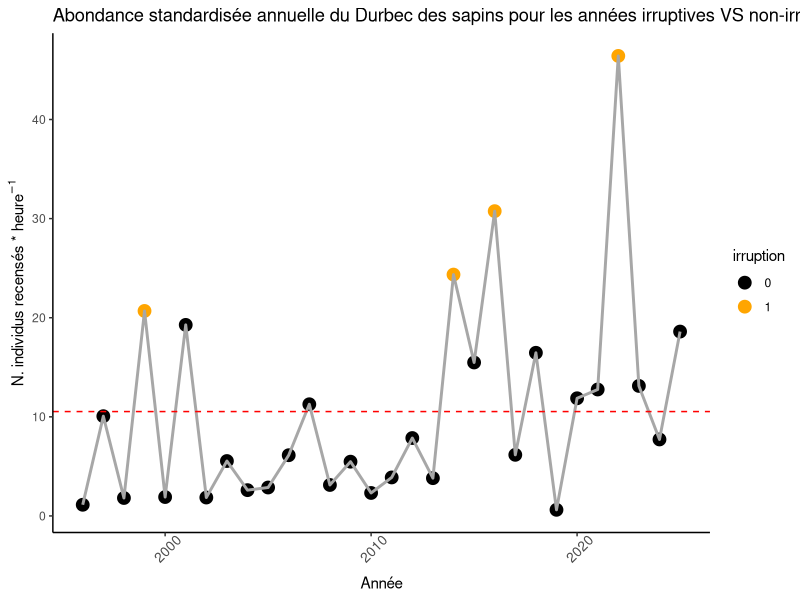
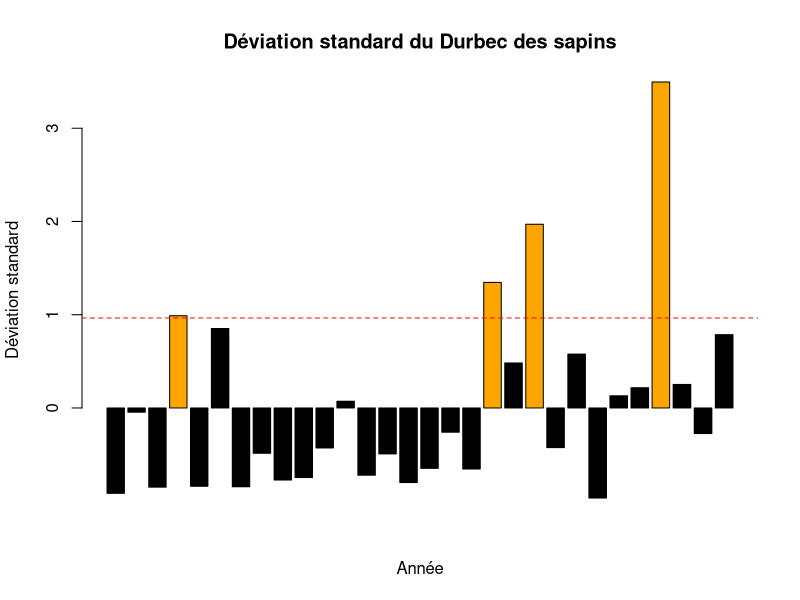
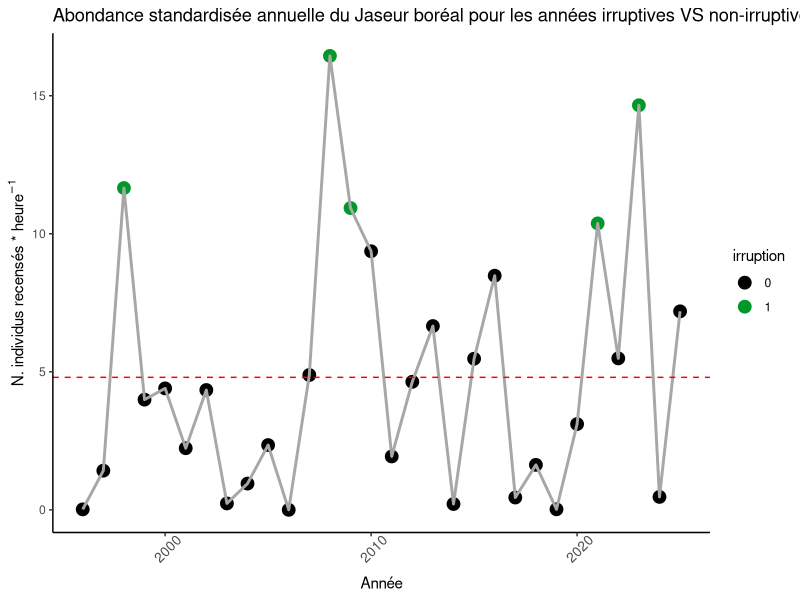
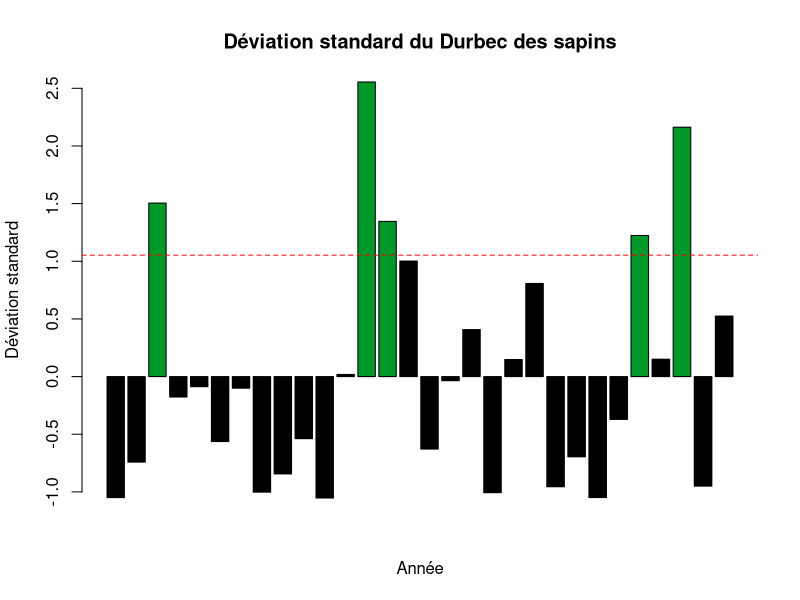
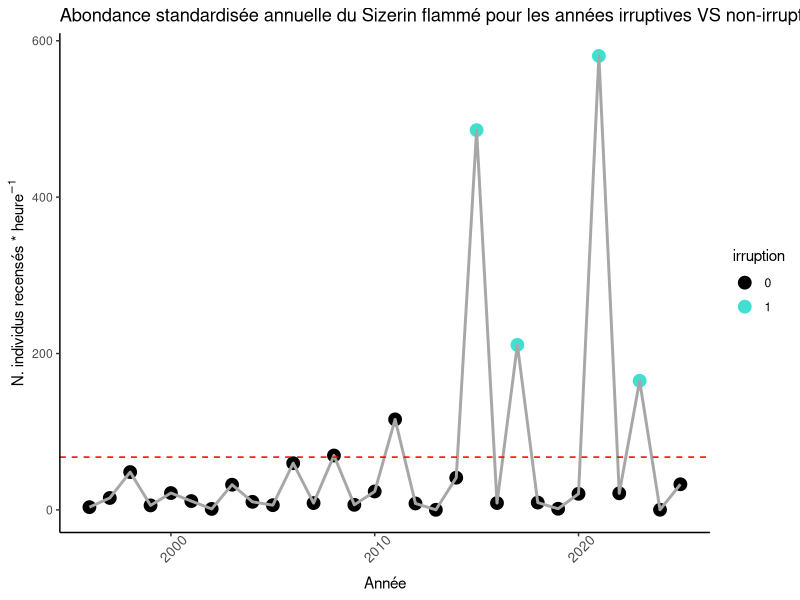
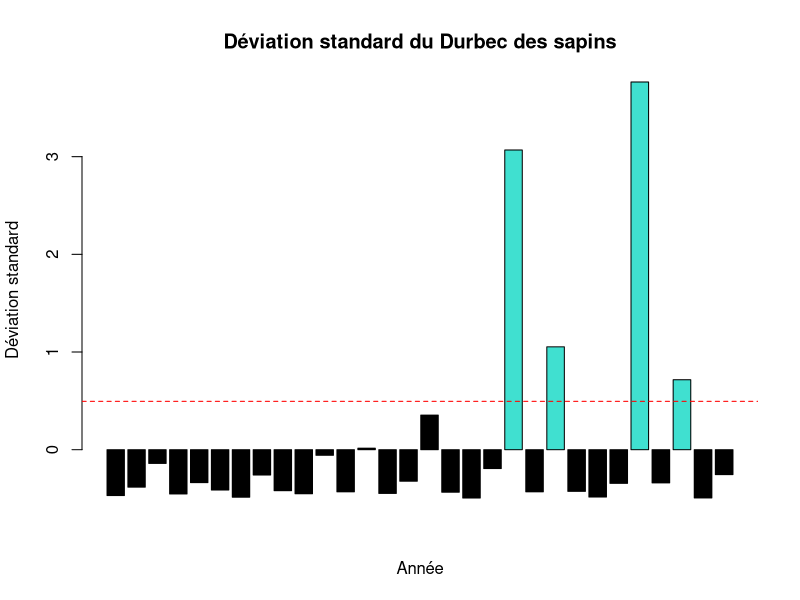
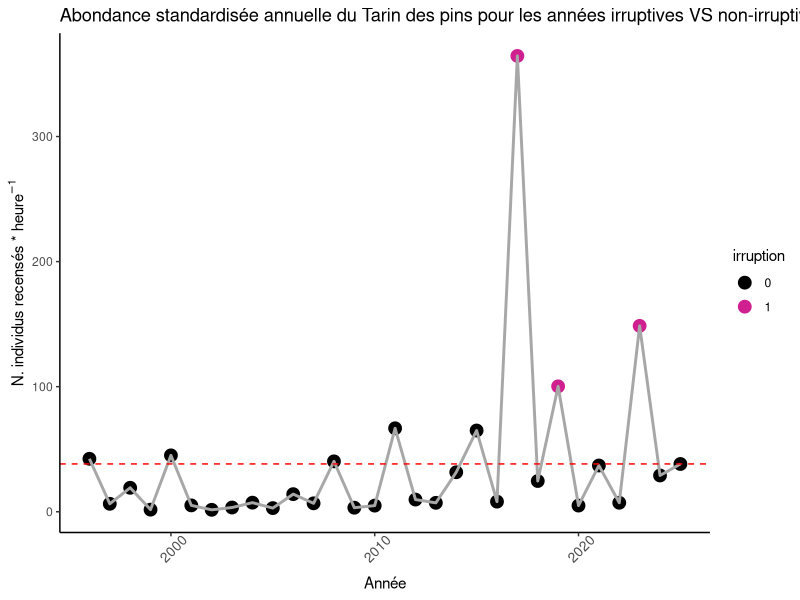
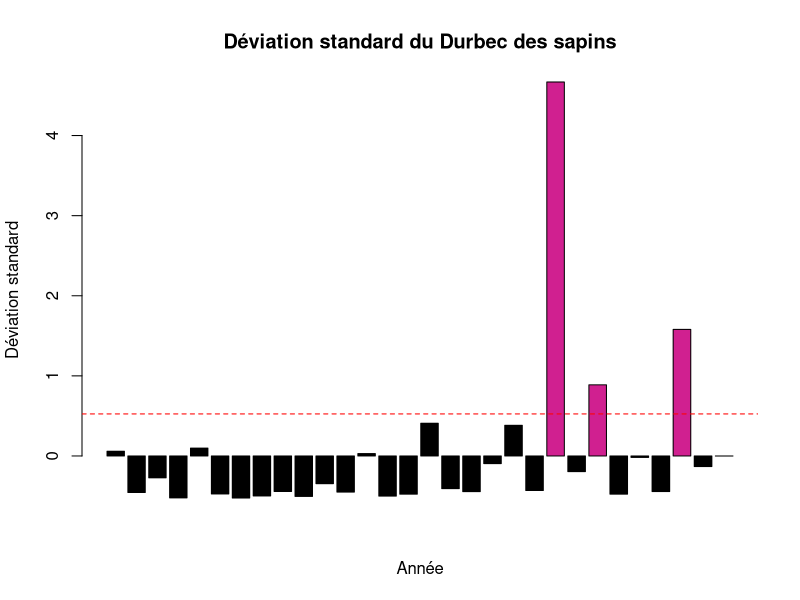

Recreate these plots in R, in order.
# Chargements des bibliothèques -------------------------------------------

library(readxl)
library(ggplot2)


# Chargement des répertoires de travail -----------------------------------

setwd("C:/Users/alexe/Fringilids/Data") # Alex



# Chargement données ------------------------------------------------------

DUSA <- read.csv("DUSA.csv", header = TRUE)
JABO <- read.csv("JABO.csv", header = TRUE)
SIFL <- read.csv("SIFL.csv", header = TRUE)
TAPI <- read.csv("TAPI.csv", header = TRUE)

# Filtrer tout avant 2007

# DUSA <- DUSA[DUSA$Annee >= "2007",]
# JABO <- JABO[JABO$Annee >= "2007",]
# SIFL <- SIFL[SIFL$Annee >= "2007",]
# TAPI <- TAPI[TAPI$Annee >= "2007",]

DUSA$irruption <- as.factor(DUSA$irruption)
JABO$irruption <- as.factor(JABO$irruption)
SIFL$irruption <- as.factor(SIFL$irruption)
TAPI$irruption <- as.factor(TAPI$irruption)


# Calcul des irruptions ---------------------------------------------------

# Article de Widck et al. (2023)

# We defined irruption years using the standardized deviate (Di,j) method, following LaMontagne and Boutin (2009). Standardized deviates were defined by

# Ni,j,t is the mean count of species i in cell j in year t, 
# Pi,j,t is the value predicted by the long-term trend in bird count for species i in cell j in year t, and 
# σi,j is the standard deviation for all detrended years for species i in cell j. The numerator in this expression detrends the time series and the denominator scales to unit standard deviation. Following LaMontagne and Boutin (2009), years with positive standardized deviates greater than the absolute value of the minimum deviate were considered anomalously high and indicative of irruption years.

# N: c'est la moyenne pour une année
# P: c'est la valeur prédite à long terme d'une espèce à une année précise. Notre valeur prédite correspond au valeur prédite du modèle linéaire
# Sigma: c'est l'ecart-type du numérateur

# On prend la valeur la plus petite de D (exemple -2.1) en valeur absolue comme seuil (2.1). Si D d'une année dépasse ce seuil (ex: D = 3.4 en 2016), alors 2016 est une année irruptive. 


##### DUSA

# Extraction param. équation

DUSA_Ni <- DUSA$abond_std
DUSA_P <- mean(DUSA$abond_std)

DUSA_Nipi <- DUSA_Ni - DUSA_P # Numérateur

DUSA_sigma <- sd(DUSA_Nipi) # Sigma

DUSA_Di <- DUSA_Nipi/DUSA_sigma # Standard deviate

DUSA_seuil <- abs(min(DUSA_Di)) # Seuil fixé pour irruption

DUSA_irr <- DUSA_Di > DUSA_seuil # Vecteur logique TRUE or FALSE pour irruption

# Save object to load in data_clean.R
# save(DUSA_irr, file = "DUSA_irr.R")

# Représentation graphique

DUSA_plot <- ggplot(DUSA, aes(x = Annee, y = abond_std, color = irruption))+
  scale_color_manual(values = c( "1" = "orange", "0" = "black"))+
  geom_point(size = 4)+
  geom_path(linewidth = 1, col = "#a7a7a7")+
  labs(title = "Abondance standardisée annuelle du Durbec des sapins pour les années irruptives VS non-irruptives",
       x = "Année",
       y = expression("N. individus recensés *" ~ heure^{-1}))+
  geom_hline(yintercept = mean(DUSA$abond_std), col = "red", lty = 2)+
  theme_classic()+
  theme(axis.text.x = element_text(size = 10, angle = 45, vjust = 0.8))
DUSA_plot


# DEVIATE BARPLOTS

range(DUSA_Di)

cols <- c("black", "orange")
DUSA_col <- ifelse(DUSA_Di > 0.965, cols[2],
                                    cols[1])

DUSA_Diplot <- barplot(DUSA_Di, DUSA$Annee,
                       xlab = "Année",
                       ylab = "Déviation standard",
                       col = DUSA_col,
                       main = "Déviation standard du Durbec des sapins")
abline(h = 0.965, col = "red", lty = 2)



##### JABO

JABO_Ni <- JABO$abond_std
JABO_P <- mean(JABO$abond_std)

JABO_Nipi <- JABO_Ni - JABO_P # Numérateur

JABO_sigma <- sd(JABO_Nipi) # Sigma

JABO_Di <- JABO_Nipi/JABO_sigma # Standard deviate

JABO_seuil <- abs(min(JABO_Di)) # Seuil fixé pour irruption

JABO_irr <- JABO_Di > JABO_seuil # Vecteur logique TRUE or FALSE pour irruption

# Save object to load in data_clean.R
# save(JABO_irr, file = "JABO_irr.R")

# Représentation graphique

JABO_plot <- ggplot(JABO, aes(x = Annee, y = abond_std, color = irruption))+
  scale_color_manual(values = c("1" = "#009929", "0" = "black"))+
  geom_point(size = 4)+
  geom_path(linewidth = 1, col = "#a7a7a7")+
  labs(title = "Abondance standardisée annuelle du Jaseur boréal pour les années irruptives VS non-irruptives",
       x = "Année",
       y = expression("N. individus recensés *" ~ heure^{-1}))+
  geom_hline(yintercept = mean(JABO$abond_std), col = "red", lty = 2)+
  theme_classic()+
  theme(axis.text.x = element_text(size = 10, angle = 45, vjust = 0.8))
JABO_plot


# DEVIATE BARPLOTS

range(JABO_Di)

cols <- c("black", "#009929")
JABO_col <- ifelse(JABO_Di > 1.053, cols[2],
                   cols[1])

JABO_Diplot <- barplot(JABO_Di, JABO$Annee,
                       xlab = "Année",
                       ylab = "Déviation standard",
                       col = JABO_col,
                       main = "Déviation standard du Durbec des sapins")
abline(h = 1.053, col = "red", lty = 2)


##### SIFL

SIFL_Ni <- SIFL$abond_std
SIFL_P <- mean(SIFL$abond_std)

SIFL_Nipi <- SIFL_Ni - SIFL_P # Numérateur

SIFL_sigma <- sd(SIFL_Nipi) # Sigma

SIFL_Di <- SIFL_Nipi/SIFL_sigma # Standard deviate

SIFL_seuil <- abs(min(SIFL_Di)) # Seuil fixé pour irruption

SIFL_irr <- SIFL_Di > SIFL_seuil # Vecteur logique TRUE or FALSE pour irruption

# Save object to load in data_clean.R
# save(SIFL_irr, file = "SIFL_irr.R")

# Représentation graphique

SIFL_plot <- ggplot(SIFL, aes(x = Annee, y = abond_std, color = irruption))+
  scale_color_manual(values = c("1" = "turquoise", "0" = "black"))+
  geom_point(size = 4)+
  geom_path(linewidth = 1, col = "#a7a7a7")+
  labs(title = "Abondance standardisée annuelle du Sizerin flammé pour les années irruptives VS non-irruptives",
       x = "Année",
       y = expression("N. individus recensés *" ~ heure^{-1}))+
  geom_hline(yintercept = mean(SIFL$abond_std), col = "red", lty = 2)+
  theme_classic()+
  theme(axis.text.x = element_text(size = 10, angle = 45, vjust = 0.8))
SIFL_plot

# DEVIATE BARPLOT

range(SIFL_Di)

cols <- c("black", "turquoise")
SIFL_col <- ifelse(SIFL_Di > 0.495, cols[2],
                   cols[1])

SIFL_Diplot <- barplot(SIFL_Di, SIFL$Annee,
                       xlab = "Année",
                       ylab = "Déviation standard",
                       col = SIFL_col,
                       main = "Déviation standard du Durbec des sapins")
abline(h = 0.495, col = "red", lty = 2)


##### TAPI

TAPI_Ni <- TAPI$abond_std
TAPI_P <- mean(TAPI$abond_std)

TAPI_Nipi <- TAPI_Ni - TAPI_P # Numérateur

TAPI_sigma <- sd(TAPI_Nipi) # Sigma

TAPI_Di <- TAPI_Nipi/TAPI_sigma # Standard deviate

TAPI_seuil <- abs(min(TAPI_Di)) # Seuil fixé pour irruption

TAPI_irr <- TAPI_Di > TAPI_seuil # Vecteur logique TRUE or FALSE pour irruption

# Save object to load in data_clean.R
# save(TAPI_irr, file = "TAPI_irr.R")

# Représentation graphique

TAPI_plot <- ggplot(TAPI, aes(x = Annee, y = abond_std, color = irruption))+
  scale_color_manual(values = c("1" = "violetred", "0" = "black"))+
  geom_point(size = 4)+
  geom_path(linewidth = 1, col = "#a7a7a7")+
  labs(title = "Abondance standardisée annuelle du Tarin des pins pour les années irruptives VS non-irruptives",
       x = "Année",
       y = expression("N. individus recensés *" ~ heure^{-1}))+
  geom_hline(yintercept = mean(TAPI$abond_std), col = "red", lty = 2)+
  theme_classic()+
  theme(axis.text.x = element_text(size = 10, angle = 45, vjust = 0.8))
TAPI_plot


# DEVIATE BARPLOT

range(TAPI_Di)

cols <- c("black", "violetred")
TAPI_col <- ifelse(TAPI_Di > 0.525, cols[2],
                   cols[1])

TAPI_Diplot <- barplot(TAPI_Di, TAPI$Annee,
                       xlab = "Année",
                       ylab = "Déviation standard",
                       col = TAPI_col,
                       main = "Déviation standard du Durbec des sapins")
abline(h = 0.525, col = "red", lty = 2)
